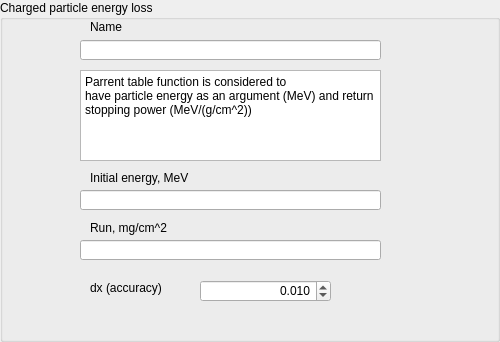
<?xml version="1.0" encoding="UTF-8"?>
<ui version="4.0">
 <class>EnLosView</class>
 <widget class="QGroupBox" name="EnLosView">
  <property name="geometry">
   <rect>
    <x>0</x>
    <y>0</y>
    <width>500</width>
    <height>342</height>
   </rect>
  </property>
  <property name="windowTitle">
   <string>GroupBox</string>
  </property>
  <property name="title">
   <string>Charged particle energy loss</string>
  </property>
  <widget class="QLineEdit" name="name">
   <property name="geometry">
    <rect>
     <x>80</x>
     <y>40</y>
     <width>301</width>
     <height>20</height>
    </rect>
   </property>
  </widget>
  <widget class="QLabel" name="label">
   <property name="geometry">
    <rect>
     <x>90</x>
     <y>20</y>
     <width>57</width>
     <height>14</height>
    </rect>
   </property>
   <property name="text">
    <string>Name</string>
   </property>
  </widget>
  <widget class="QLabel" name="label_2">
   <property name="geometry">
    <rect>
     <x>90</x>
     <y>170</y>
     <width>191</width>
     <height>16</height>
    </rect>
   </property>
   <property name="text">
    <string>Initial energy, MeV</string>
   </property>
  </widget>
  <widget class="QLineEdit" name="energyname">
   <property name="geometry">
    <rect>
     <x>80</x>
     <y>190</y>
     <width>301</width>
     <height>20</height>
    </rect>
   </property>
  </widget>
  <widget class="QLabel" name="label_3">
   <property name="geometry">
    <rect>
     <x>90</x>
     <y>220</y>
     <width>161</width>
     <height>16</height>
    </rect>
   </property>
   <property name="text">
    <string>Run, mg/cm^2</string>
   </property>
  </widget>
  <widget class="QLineEdit" name="lengthname">
   <property name="geometry">
    <rect>
     <x>80</x>
     <y>240</y>
     <width>301</width>
     <height>20</height>
    </rect>
   </property>
  </widget>
  <widget class="QPlainTextEdit" name="plainTextEdit">
   <property name="geometry">
    <rect>
     <x>80</x>
     <y>70</y>
     <width>301</width>
     <height>91</height>
    </rect>
   </property>
   <property name="readOnly">
    <bool>true</bool>
   </property>
   <property name="plainText">
    <string>Parrent table function is considered to   
have particle energy as an argument (MeV) and return stopping power (MeV/(g/cm^2))</string>
   </property>
  </widget>
  <widget class="QLabel" name="label_4">
   <property name="geometry">
    <rect>
     <x>90</x>
     <y>280</y>
     <width>101</width>
     <height>16</height>
    </rect>
   </property>
   <property name="text">
    <string>dx (accuracy)</string>
   </property>
  </widget>
  <widget class="QDoubleSpinBox" name="dx">
   <property name="geometry">
    <rect>
     <x>200</x>
     <y>280</y>
     <width>131</width>
     <height>22</height>
    </rect>
   </property>
   <property name="alignment">
    <set>Qt::AlignRight|Qt::AlignTrailing|Qt::AlignVCenter</set>
   </property>
   <property name="decimals">
    <number>3</number>
   </property>
   <property name="minimum">
    <double>0.001000000000000</double>
   </property>
   <property name="value">
    <double>0.010000000000000</double>
   </property>
  </widget>
 </widget>
 <resources/>
 <connections/>
</ui>
